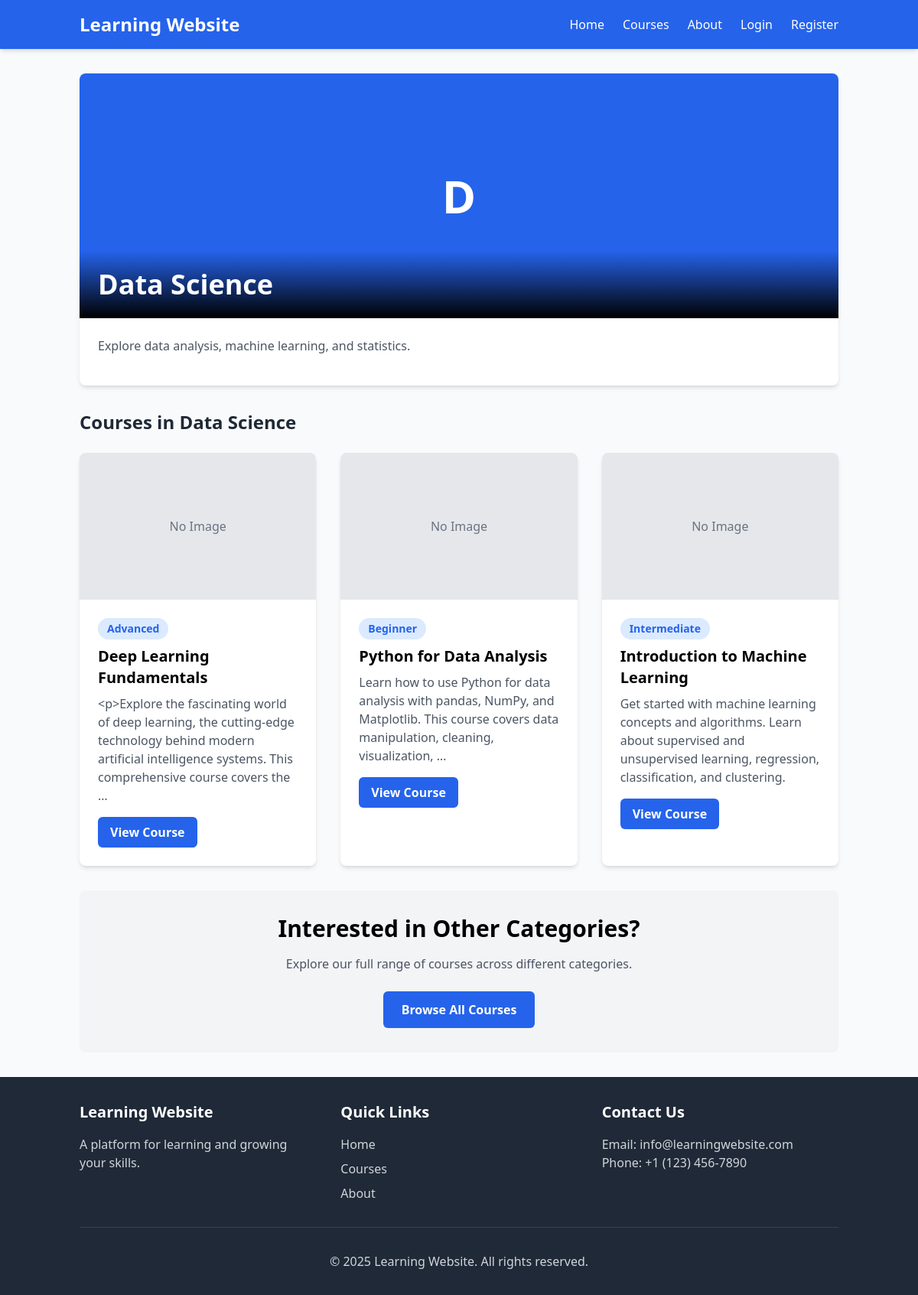
Screenshot of /categories/data-science/ with the database file from the repository.
### learning_content/models.py (models this page shows, shortened)
class Category(models.Model):
    name = models.CharField(max_length=100)
    slug = models.SlugField(unique=True)
    description = models.TextField(blank=True)
    image = models.ImageField(upload_to='categories/', blank=True, null=True)
    created_at = models.DateTimeField(auto_now_add=True)
    updated_at = models.DateTimeField(auto_now=True)
    class Meta:
        verbose_name_plural = 'Categories'
        ordering = ['name']

class Course(models.Model):
    LEVEL_CHOICES = (
        ('beginner', 'Beginner'),
        ('intermediate', 'Intermediate'),
        ('advanced', 'Advanced'),
    )
    title = models.CharField(max_length=200)
    slug = models.SlugField(unique=True)
    category = models.ForeignKey(Category, on_delete=models.CASCADE, related_name='courses')
    description = models.TextField()
    level = models.CharField(max_length=20, choices=LEVEL_CHOICES, default='beginner')
    image = models.ImageField(upload_to='courses/', blank=True, null=True)
    is_featured = models.BooleanField(default=False)
    is_published = models.BooleanField(default=False)
    created_at = models.DateTimeField(auto_now_add=True)
    updated_at = models.DateTimeField(auto_now=True)
    class Meta:
        ordering = ['-created_at']

### learning_content/views.py (the view)
# urls.py: path('categories/<slug:slug>/', views.category_detail, name='category_detail'),
def category_detail(request, slug):
    category = get_object_or_404(Category, slug=slug)
    courses = Course.objects.filter(category=category, is_published=True)
    context = {
        'category': category,
        'courses': courses,
    }
    return render(request, 'learning_content/category_detail.html', context)

### templates/learning_content/category_detail.html (shortened to what this page needs)
{% extends 'base.html' %}
{% block content %}
<div class="bg-white rounded-lg shadow-md overflow-hidden mb-8">
    <div class="relative">
        {% if category.image %}
            <img src="{{ category.image.url }}" alt="{{ category.name }}" class="w-full h-64 md:h-80 object-cover">
        {% else %}
            <div class="w-full h-64 md:h-80 bg-blue-600 flex items-center justify-center">
                <span class="text-white text-6xl font-bold">{{ category.name|slice:":1" }}</span>
            </div>
        {% endif %}
        <div class="absolute bottom-0 left-0 right-0 bg-gradient-to-t from-black to-transparent p-6">
            <h1 class="text-3xl md:text-4xl font-bold text-white">{{ category.name }}</h1>
        </div>
    </div>
    <div class="p-6">
        <p class="text-gray-600 mb-4">{{ category.description }}</p>
    </div>
</div>
<div class="mb-8">
    <h2 class="text-2xl font-bold text-gray-800 mb-6">Courses in {{ category.name }}</h2>
    <div class="grid grid-cols-1 md:grid-cols-2 lg:grid-cols-3 gap-8">
        {% for course in courses %}
            <div class="bg-white rounded-lg shadow-md overflow-hidden transition transform hover:-translate-y-1 hover:shadow-lg">
                {% if course.image %}
                    <img src="{{ course.image.url }}" alt="{{ course.title }}" class="w-full h-48 object-cover">
                {% else %}
                    <div class="w-full h-48 bg-gray-200 flex items-center justify-center">
                        <span class="text-gray-500">No Image</span>
                    </div>
                {% endif %}
                <div class="p-6">
                    <span class="inline-block px-3 py-1 bg-blue-100 text-blue-600 rounded-full text-sm font-semibold mb-2">{{ course.get_level_display }}</span>
                    <h3 class="text-xl font-bold mb-2">{{ course.title }}</h3>
                    <p class="text-gray-600 mb-4">{{ course.description|truncatewords:20 }}</p>
                    <a href="{% url 'learning_content:course_detail' course.slug %}" class="inline-block bg-blue-600 hover:bg-blue-700 transition text-white px-4 py-2 rounded-md font-semibold">View Course</a>
                </div>
            </div>
        {% empty %}
            <div class="col-span-3 bg-white rounded-lg shadow-md p-8 text-center">
                <p class="text-gray-500 text-lg mb-4">No courses available in this category yet.</p>
                <a href="{% url 'learning_content:course_list' %}" class="text-blue-600 hover:text-blue-800 transition font-semibold">Browse all courses</a>
            </div>
        {% endfor %}
    </div>
</div>
<div class="bg-gray-100 rounded-lg p-8 text-center">
    <h2 class="text-3xl font-bold mb-4">Interested in Other Categories?</h2>
    <p class="text-gray-600 mb-6 max-w-2xl mx-auto">Explore our full range of courses across different categories.</p>
    <a href="{% url 'learning_content:course_list' %}" class="inline-block bg-blue-600 hover:bg-blue-700 transition text-white px-6 py-3 rounded-md font-semibold">Browse All Courses</a>
</div>
{% endblock %}

### rows the page displays
Category: name "D", name "Data Science", description "Explore data analysis, machine learning, and statistics."
Course: image "No Image", level "Advanced", title "Deep Learning Fundamentals", description "<p>Explore the fascinating world of deep learning, the cutting-edge technology behind modern artificial intelligence systems. This comprehensive course covers the …"
Course: image "No Image", level "Beginner", title "Python for Data Analysis", description "Learn how to use Python for data analysis with pandas, NumPy, and Matplotlib. This course covers data manipulation, cleaning, visualization, …"
Course: image "No Image", level "Intermediate", title "Introduction to Machine Learning", description "Get started with machine learning concepts and algorithms. Learn about supervised and unsupervised learning, regression, classification, and clustering."
